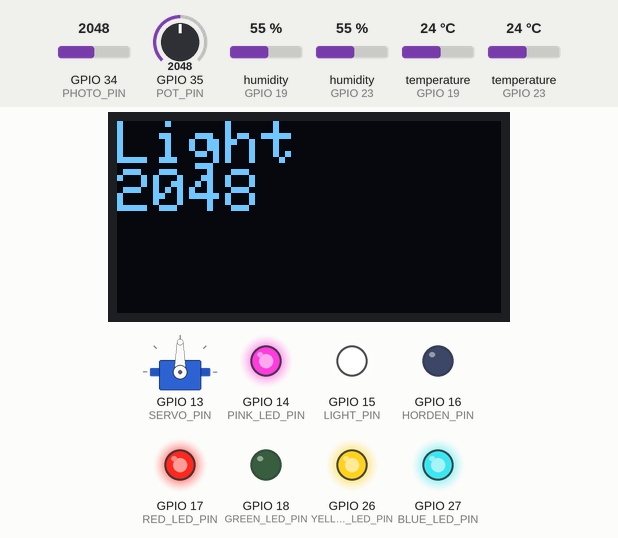
This sketch was run on a simulated ESP32. Parts: servo, 128×64 one-colour display, output pins drawn as LEDs (lit = HIGH). The inputs (shaded band) are chosen by the test bench; at power-on: humidity (sensors on GPIO 19, GPIO 23) 55 %, temperature (sensors on GPIO 19, GPIO 23) 24 °C, GPIO 34 (PHOTO_PIN) = 2048, GPIO 35 (POT_PIN) = 2048. WiFi joins after 1.5 s; servers stay silent unless stated; no MQTT or app messages arrive unless stated; what the sketch prints to the serial monitor is not drawn.

Above: at 3.8 s.
3.9 s: humidity (sensor on GPIO 19) set to 63 %
At 8.2 s:
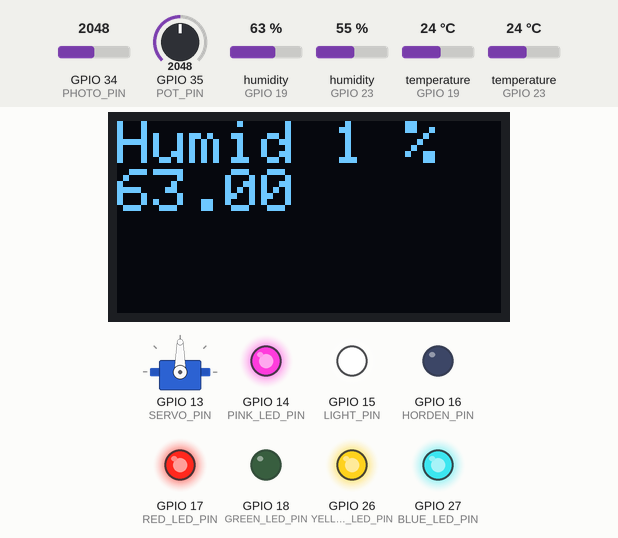
10.1 s: humidity (sensor on GPIO 19) set to 66 %
At 13.0 s:
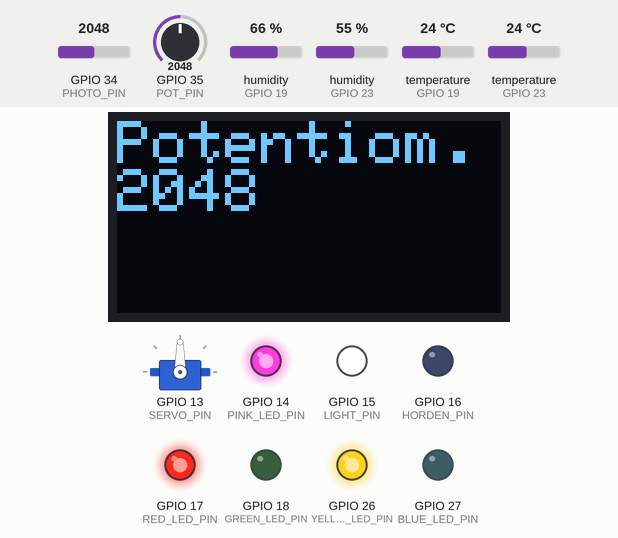
16.3 s: humidity (sensor on GPIO 23) set to 58 %
At 22.4 s:
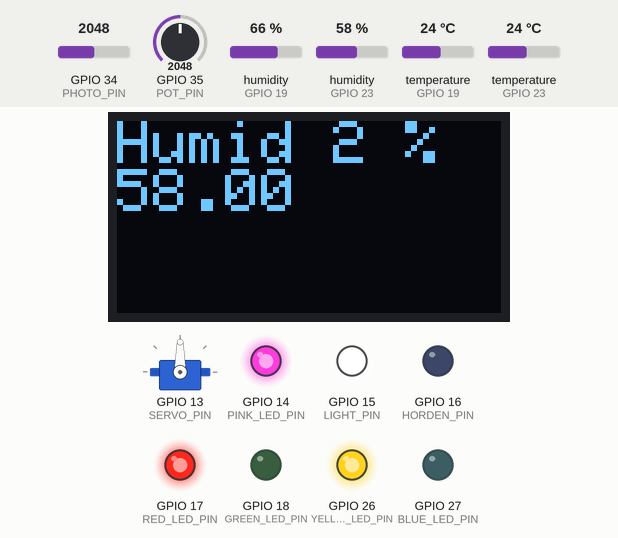
22.5 s: humidity (sensor on GPIO 23) set to 61 %
At 26.8 s:
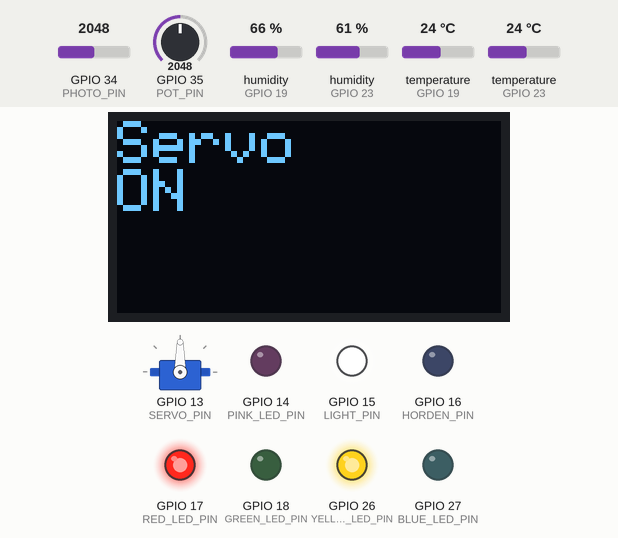
28.7 s: temperature (sensor on GPIO 19) set to 18.6 °C
At 31.5 s:
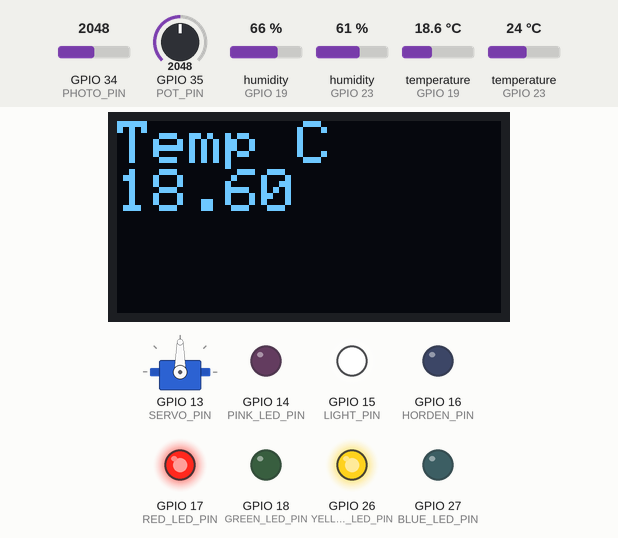
34.9 s: temperature (sensor on GPIO 19) set to 17.6 °C
At 37.0 s:
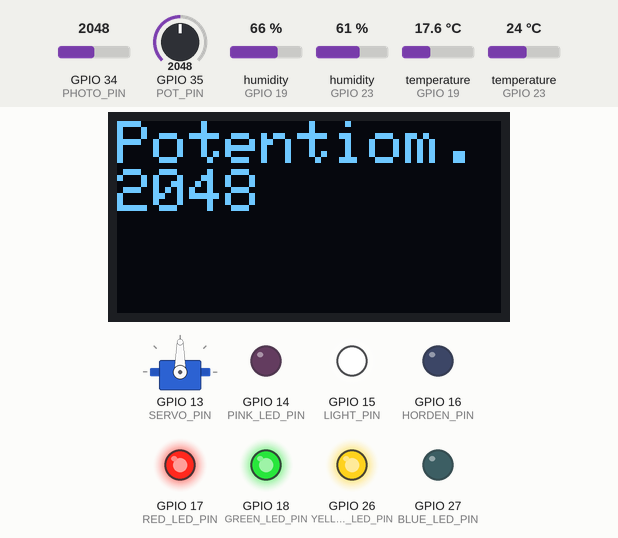
Timing chart, 0 to 38.5 s (numbered marks = the images above; inputs shaded):
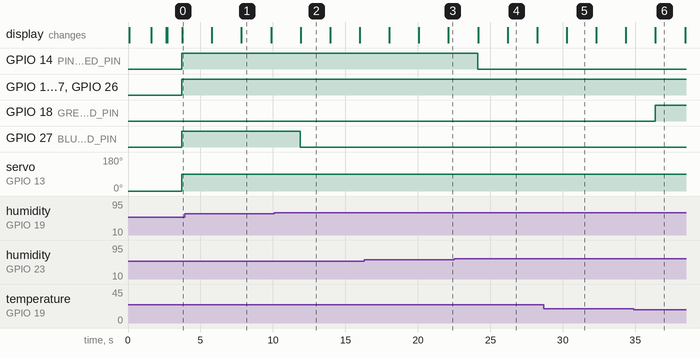

Measured:
- the behaviour switches between 64 and 65 % on humidity (sensor on GPIO 19) (found by bisection; images 1 and 2)
- the behaviour switches between 59 and 60 % on humidity (sensor on GPIO 23) (found by bisection; images 3 and 4)
- the behaviour switches between 18 and 17.9 °C on temperature (sensor on GPIO 19) (found by bisection; images 5 and 6)
- after the input at 10.1 s, GPIO 27 (BLUE_LED_PIN): HIGH → LOW after 1.8 s
- after the input at 22.5 s, GPIO 14 (PINK_LED_PIN): HIGH → LOW after 1.6 s
- after the input at 34.9 s, GPIO 18 (GREEN_LED_PIN): LOW → HIGH after 1.5 s
- what the display in image 1 shows lasts 2.1 s, from 7.8 s to 9.9 s

The sketch:

sketch.ino
```cpp
// ---------------------------------------------------------------- //
//                  ESP32 Multi-Sensor IoT Project                  //
// ---------------------------------------------------------------- //
// Libraries for WiFi, MQTT, Sensors, and Display
#include <WiFi.h>
#include <PubSubClient.h>
#include <Wire.h>
#include <Adafruit_GFX.h>
#include <Adafruit_SSD1306.h>
#include <DHT.h>
#include <ESP32Servo.h>

// ------------------- WiFi & MQTT Configuration ------------------ //
// Replace with your WiFi credentials if not using Wokwi's default
const char* WIFI_SSID = "Wokwi-GUEST";
const char* WIFI_PASSWORD = "";

// MQTT Broker settings
const char* MQTT_BROKER = "broker.emqx.io";
const int MQTT_PORT = 1883;
const char* MQTT_CLIENT_ID = "mqttx_044ec2b3"; // Make this unique

// MQTT Topics
const char* LIGHT_TOPIC = "esp32/sensors/luminance";
const char* TEMP_HUMID1_TOPIC = "esp32/sensors/humidityAndTemperatureOfAir";
const char* HUMIDITY2_TOPIC = "esp32/sensors/humidityOfEarth";
const char* POT_TOPIC = "esp32/sensors/phOfEarth";
const char* SERVO_TOPIC = "esp32/actuator/servo";

// ----------------------- Pin Definitions ------------------------ //
// Sensor Pins
const int PHOTO_PIN = 34;      // Photoresistor Analog Out
const int POT_PIN = 35;        // Potentiometer Signal
const int DHT1_PIN = 19;       // DHT22 #1 Data Pin
const int DHT2_PIN = 23;       // DHT22 #2 Data Pin

// Actuator Pins
const int RED_LED_PIN = 17;    // Light level indicator
const int GREEN_LED_PIN = 18;  // Temperature indicator
const int BLUE_LED_PIN = 27;    // Humidity #1 indicator
const int PINK_LED_PIN = 14;  // Humidity #2 indicator
const int YELLOW_LED_PIN = 26; // Potentiometer indicator
const int SERVO_PIN = 13;      // Servo motor signal
const int HORDEN_PIN = 16;
const int LIGHT_PIN = 15;

// -------------------- Threshold Definitions --------------------- //
// Adjust these values to change the trigger points
const int LIGHT_UPPER_THRESHOLD = 183;       // For photoresistor in lux (8k lux = 183)
const int LIGHT_UNDER_THRESHOLD = 156;
const float TEMP_UPPER_THRESHOLD = 26.0;      // For air temperature in Celsius
const float TEMP_UNDER_THRESHOLD = 18.0;
const float HUMIDITY1_UPPER_THRESHOLD = 85.0; // For air humidity in %
const float HUMIDITY1_UNDER_THRESHOLD = 65.0;
const float HUMIDITY2_UPPER_THRESHOLD = 80.0; // For soil moisture in %
const float HUMIDITY2_UNDER_THRESHOLD = 60.0;
const int POT_UPPER_THRESHOLD = 2047;         // For potentiometer acting as soil pH sensor (pH 7 = 2047)
const int POT_UNDER_THRESHOLD = 1755;
const float GAMMA = 0.7;
const float RL_10 = 50;

// -------------------- Global Objects & Variables ---------------- //
// WiFi and MQTT clients
WiFiClient wifiClient;
PubSubClient mqttClient(wifiClient);

// OLED Display (128x64)
#define SCREEN_WIDTH 128
#define SCREEN_HEIGHT 64
Adafruit_SSD1306 display(SCREEN_WIDTH, SCREEN_HEIGHT, &Wire, -1);

// DHT Sensors
#define DHTTYPE DHT22
DHT dht1(DHT1_PIN, DHTTYPE);
DHT dht2(DHT2_PIN, DHTTYPE);

// Servo Motor
Servo myServo;

// Variables to hold sensor readings
int lightValue = 0;
float temp1 = 0;
float humidity1 = 0;
String temp_humid1 = "";
float humidity2 = 0;
int potValue = 0;
String servoState = "OFF";

// Variables for timing and display cycling
unsigned long lastReadTime = 0;
const long readInterval = 2000; // Read sensors every 2 seconds
int displayState = 0; // To cycle through display data

// -------------------------- SETUP ------------------------------- //
void setup() {
    Serial.begin(115200);

    // Initialize Pins
    pinMode(RED_LED_PIN, OUTPUT);
    pinMode(GREEN_LED_PIN, OUTPUT);
    pinMode(BLUE_LED_PIN, OUTPUT);
    pinMode(PINK_LED_PIN, OUTPUT);
    pinMode(YELLOW_LED_PIN, OUTPUT);
    pinMode(HORDEN_PIN, OUTPUT);
    pinMode(LIGHT_PIN, OUTPUT);

    // Initialize Servo
    myServo.attach(SERVO_PIN);
    myServo.write(0); // Start at 0 degrees

    // Initialize OLED Display
    if (!display.begin(SSD1306_SWITCHCAPVCC, 0x3C)) {
        Serial.println(F("SSD1306 allocation failed"));
        for (;;);
    }
    display.clearDisplay();
    display.setTextSize(1);
    display.setTextColor(WHITE);
    display.setCursor(0, 0);
    display.println("Initializing...");
    display.display();

    // Initialize DHT sensors
    dht1.begin();
    dht2.begin();

    // Connect to WiFi and MQTT
    connectWiFi();
    mqttClient.setServer(MQTT_BROKER, MQTT_PORT);
}

// --------------------------- LOOP ------------------------------- //
void loop() {
    // Ensure MQTT client is connected
    if (!mqttClient.connected()) {
        reconnectMQTT();
    }
    mqttClient.loop();

    // Read sensors and update logic at a fixed interval
    if (millis() - lastReadTime > readInterval) {
        readSensors();
        updateLogic();
        publishData();
        updateDisplay();
        lastReadTime = millis();
    }
}

// ------------------- Core Functions ------------------- //

void readSensors() {
    lightValue = analogRead(PHOTO_PIN);
    potValue = analogRead(POT_PIN);

    // Reading from DHT sensors can take a moment
    temp1 = dht1.readTemperature();
    humidity1 = dht1.readHumidity();
    humidity2 = dht2.readHumidity();

    // Check if any reads failed and exit early (to try again).
    if (isnan(temp1) || isnan(humidity1) || isnan(humidity2)) {
        Serial.println(F("Failed to read from DHT sensor!"));
        return;
    }
}

void updateLogic() {
    // 1. Photoresistor -> Red LED
    digitalWrite(RED_LED_PIN, lightValue >= LIGHT_UNDER_THRESHOLD && lightValue <= LIGHT_UPPER_THRESHOLD ? LOW : HIGH);

    // 2. Temperature (DHT1) -> Green LED
    digitalWrite(GREEN_LED_PIN, temp1 >= TEMP_UNDER_THRESHOLD && temp1 <= TEMP_UPPER_THRESHOLD ? LOW : HIGH);

    // 3. Humidity (DHT1) -> Blue LED
    digitalWrite(BLUE_LED_PIN, humidity1 >= HUMIDITY1_UNDER_THRESHOLD && humidity1 <= HUMIDITY1_UPPER_THRESHOLD ? LOW : HIGH);

    // 4. Humidity (DHT2) -> PINK LED
    digitalWrite(PINK_LED_PIN, humidity2 >= HUMIDITY2_UNDER_THRESHOLD && humidity2 <= HUMIDITY2_UPPER_THRESHOLD ? LOW : HIGH);

    // 5. Potentiometer -> Yellow LED
    digitalWrite(YELLOW_LED_PIN, potValue >= POT_UNDER_THRESHOLD && potValue <= POT_UPPER_THRESHOLD ? LOW : HIGH);

    digitalWrite(LIGHT_PIN, lightValue > LIGHT_UPPER_THRESHOLD ? HIGH : LOW);
    digitalWrite(HORDEN_PIN, lightValue < LIGHT_UNDER_THRESHOLD ? HIGH : LOW);

    // 7. Humidity (DHT2) -> Servo
    if (humidity2 <= HUMIDITY2_UNDER_THRESHOLD) {
        myServo.write(90); // Move servo to 90 degrees
        servoState = "ON";
    } else if (humidity2 >= HUMIDITY2_UPPER_THRESHOLD){
        myServo.write(0);  // Move servo back to 0
        servoState = "OFF";
    }
}

void publishData() {
    temp_humid1 = String(humidity1) + "," + String(temp1);
    float voltage = lightValue / 4095.0 * 3.3;
    float resistance = 2000.0 * voltage / (3.3 - voltage);
    float lux = pow(RL_10 * 1000.0 * pow(10, GAMMA) / resistance, (1.0 / GAMMA))/10;
    float pH = (potValue + 1) / 292.5714;

    // Publish all sensor data to their respective MQTT topics
    mqttClient.publish(LIGHT_TOPIC, String(lux).c_str(), true);
    mqttClient.publish(TEMP_HUMID1_TOPIC, temp_humid1.c_str(), true);
    mqttClient.publish(HUMIDITY2_TOPIC, String(humidity2).c_str(), true);
    mqttClient.publish(POT_TOPIC, String(pH).c_str(), true);
    mqttClient.publish(SERVO_TOPIC, servoState.c_str(), true);
    Serial.println("Data published to MQTT.");
}

void updateDisplay() {
    display.clearDisplay();
    display.setCursor(0, 0);
    display.setTextSize(2);

    // Cycle through which sensor data to show
    switch (displayState) {
        case 0:
            display.println(F("Light"));
            display.println(lightValue);
            break;
        case 1:
            display.println(F("Temp C"));
            display.println(temp1);
            break;
        case 2:
            display.println(F("Humid 1 %"));
            display.println(humidity1);
            break;
        case 3:
            display.println(F("Humid 2 %"));
            display.println(humidity2);
            break;
        case 4:
            display.println(F("Potentiom."));
            display.println(potValue);
            break;
        case 5:
            display.println(F("Servo"));
            display.println(servoState);
            break;
    }

    display.display();

    // Increment state for the next cycle
    displayState++;
    if (displayState > 5) {
        displayState = 0;
    }
}


// ------------------- Helper Functions ------------------- //

void connectWiFi() {
    Serial.print("Connecting to WiFi...");
    display.clearDisplay();
    display.setCursor(0,0);
    display.println("Connecting WiFi...");
    display.display();

    WiFi.begin(WIFI_SSID, WIFI_PASSWORD);
    while (WiFi.status() != WL_CONNECTED) {
        delay(500);
        Serial.print(".");
    }
    Serial.println("\nWiFi connected!");
    Serial.print("IP Address: ");
    Serial.println(WiFi.localIP());

    display.println("WiFi Connected!");
    display.display();
    delay(1000);
}

void reconnectMQTT() {
    while (!mqttClient.connected()) {
        Serial.print("Attempting MQTT connection...");
        display.clearDisplay();
        display.setCursor(0,0);
        display.println("Connecting MQTT...");
        display.display();

        if (mqttClient.connect(MQTT_CLIENT_ID)) {
            Serial.println("connected");
            display.println("MQTT Connected!");
            display.display();
            delay(1000);
        } else {
            Serial.print("failed, rc=");
            Serial.print(mqttClient.state());
            Serial.println(" try again in 5 seconds");
            display.println("MQTT Failed!");
            display.display();
            delay(5000);
        }
    }
}
```
